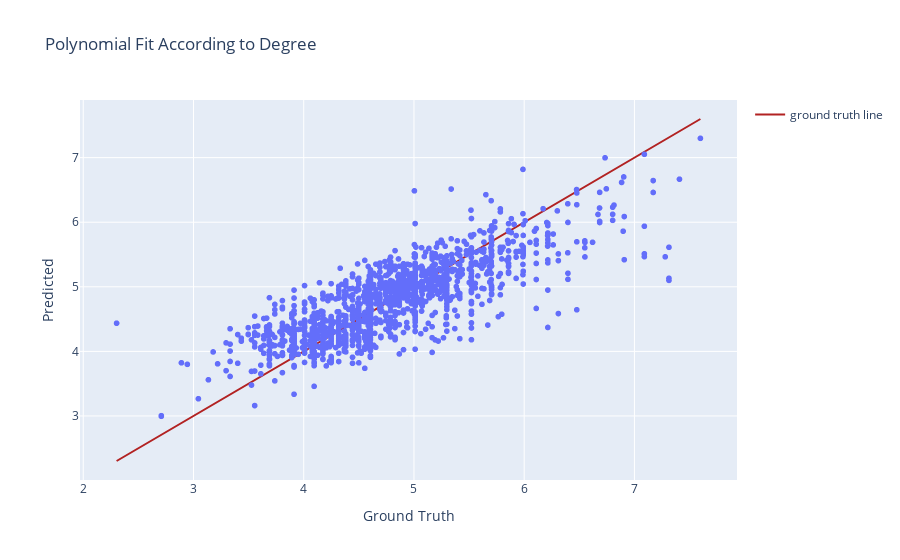

Notebook source saved alongside this figure:
### Code cell
plot_graphs(y_test, yhat_test, degree=1)

### Figure 1 — Plotly figure (JSON) as saved in the notebook; plotly's stock layout.template omitted (floating-point values rounded to 4 significant figures; data arrays with more than 128 entries replaced by an {"elided": "..."} marker saying what was removed)
{"data": [{"hovertemplate": "ground truth=%{x}<br>Predicted=%{y}<extra></extra>", "legendgroup": "", "marker": {"color": "#636efa", "symbol": "circle"}, "mode": "markers", "name": "", "showlegend": false, "type": "scattergl", "x": {"elided": "1478 float values"}, "xaxis": "x", "y": {"elided": "1478 float values"}, "yaxis": "y"}, {"line": {"color": "firebrick", "width": 2}, "mode": "lines", "name": "ground truth line", "type": "scatter", "x": {"elided": "1478 float values"}, "y": {"elided": "1478 float values"}}], "layout": {"legend": {"tracegroupgap": 0}, "title": {"text": "Polynomial Fit According to Degree"}, "xaxis": {"anchor": "y", "domain": [0, 1], "title": {"text": "Ground Truth"}}, "yaxis": {"anchor": "x", "domain": [0, 1], "title": {"text": "Predicted"}}}}
